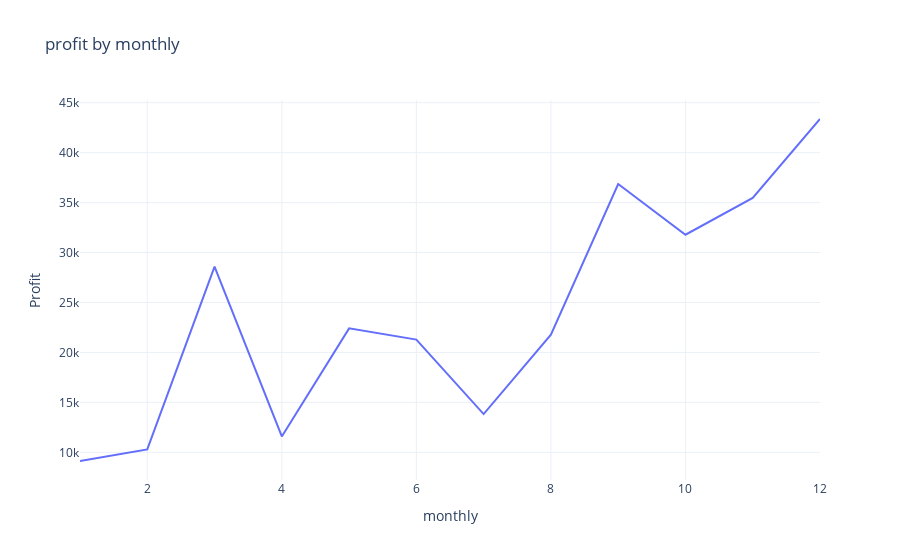

The notebook cell saved with this chart:
### Code cell
fig = px.line(group3 , x = 'monthly' , y = 'Profit' , title='profit by monthly')
fig.show()

### Figure 1 — Plotly figure (JSON) as saved in the notebook; plotly's stock layout.template omitted (floating-point values rounded to 4 significant figures)
{"data": [{"hovertemplate": "monthly=%{x}<br>Profit=%{y}<extra></extra>", "legendgroup": "", "line": {"color": "#636efa", "dash": "solid"}, "marker": {"symbol": "circle"}, "mode": "lines", "name": "", "orientation": "v", "showlegend": false, "type": "scatter", "x": [1, 2, 3, 4, 5, 6, 7, 8, 9, 10, 11, 12], "xaxis": "x", "y": [9134.0, 10290.0, 28590.0, 11590.0, 22410.0, 21290.0, 13830.0, 21780.0, 36860.0, 31780.0, 35470.0, 43370.0], "yaxis": "y"}], "layout": {"autosize": true, "legend": {"tracegroupgap": 0}, "title": {"text": "profit by monthly"}, "xaxis": {"anchor": "y", "autorange": true, "domain": [0, 1], "range": [1, 12], "title": {"text": "monthly"}, "type": "linear"}, "yaxis": {"anchor": "x", "autorange": true, "domain": [0, 1], "range": [7233.0, 45270.0], "title": {"text": "Profit"}, "type": "linear"}}}
